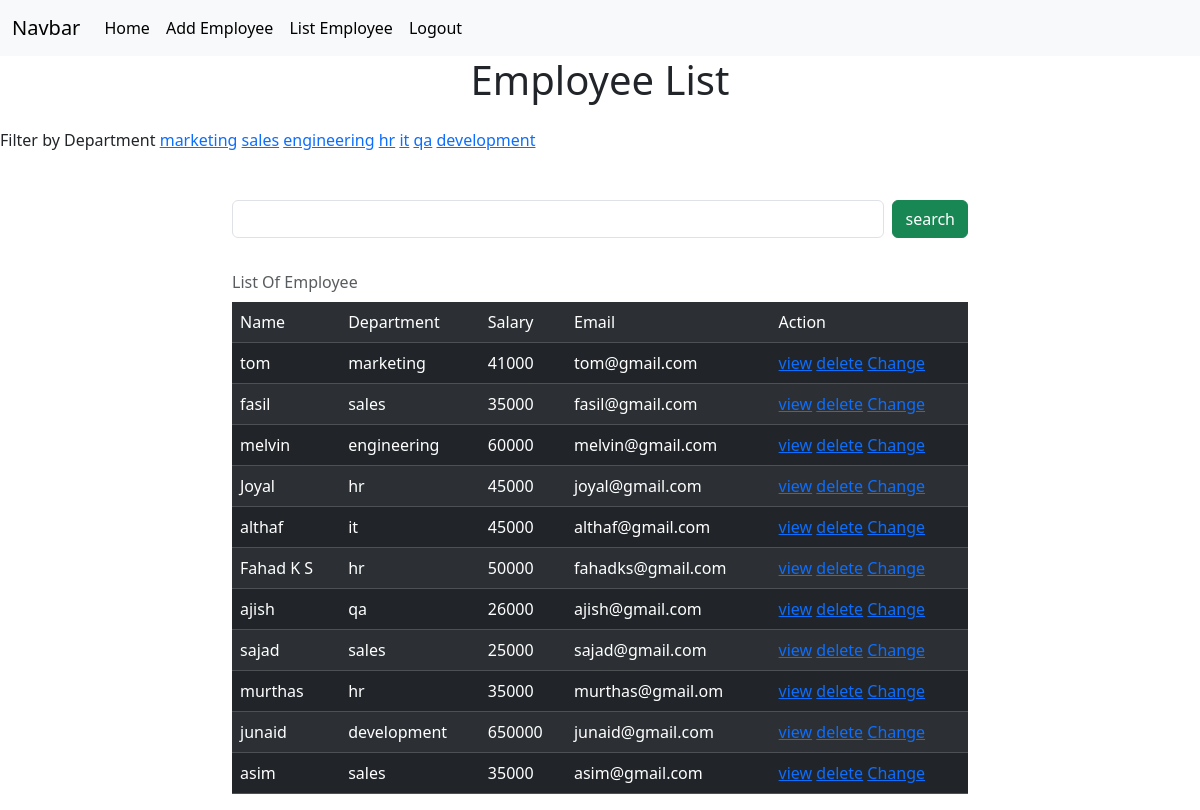
Before: /employees/all (signed in) with the older database file.
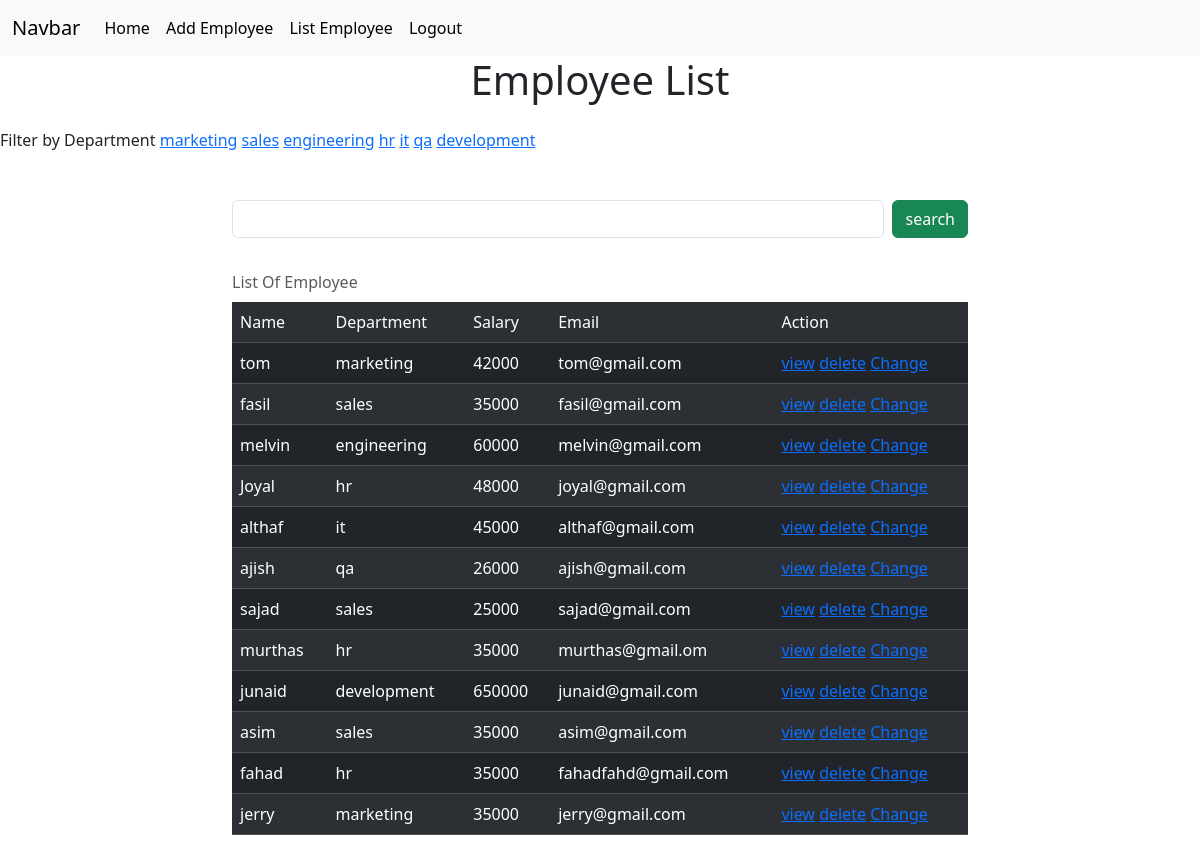
After: the same page with the newer database file.
### crm/models.py (models this page shows)
class Employees(models.Model):
    name=models.CharField(max_length=100)
    department=models.CharField(max_length=100)
    salary=models.PositiveIntegerField()
    email=models.EmailField(unique=True)
    age=models.PositiveIntegerField()
    contact=models.CharField(null=True,max_length=10,)
    profile_pic=models.ImageField(upload_to="images",null=True,blank=True) #{null used for databse},{blankis for form}
    dob=models.DateField(null=True,blank=True)
    def __str__(self):
        return self.name   # for the object string representation

### crm/views.py (the view, shortened to what this page needs)
# urls.py: path('employees/all',views.EmployeeListView.as_view(),name="emp-all"),
@method_decorator(signin_required,name="dispatch")
class EmployeeListView(View):
    def get(self,request,*args,**kwargs):
            qs=Employees.objects.all()
            departments=Employees.objects.all().values_list("department",flat=True).distinct()
            print(departments)
            if "department" in request.GET:
                dept=request.GET.get("department")
                qs=qs.filter(department__iexact=dept)
            return render(request,"emp_list.html",{"data":qs,"departments":departments})

### crm/views.py (called while the page is built)
def signin_required(fn):
    def wrapper(request,*args,**kwargs):
        if not request.user.is_authenticated:
            messages.error(request,"Invalid Session")
            return redirect("signin")
        else:
            return fn(request,*args,**kwargs)
    return wrapper

### crm/templates/emp_list.html (shortened to what this page needs)
{%extends 'base.html'%}
{%block body_block%}
<h1 class="text-center mb-4">Employee List</h1>
<div>
    Filter by Department
    {%for dep in departments%}
        <a href="{%url 'emp-all'%}?department={{dep}}">{{dep}}</a>
    {%endfor%}
</div>
<div class="container mt-5">
    <div class="row">
        <div class="col-2"></div>
        <div class="col-8">
            <form action="" method="post">
                <div class="d-flex">
                    <input type="text" name="box" class="form-control me-2">
                    <button type="submit" class="btn btn-success">search</button>
                </div>
            </form>
        </div>
        <div class="col-2"></div>
    </div>
</div>
<div class="container mt-4">
    <div class="row">
        <div class="col-2"></div>
        <div class="col-8">
            <table class="table table-dark table-striped caption-top">
                <caption>List Of Employee   </caption>
                <tr>
                    <td>Name</td>
                    <td>Department</td>
                    <td>Salary</td>
                    <td>Email</td>
                    <td>Action</td>
                </tr>
                {%for emp in data%}
                <tr>
                    <td>{{emp.name}}</td>
                    <td>{{emp.department}}</td>
                    <td>{{emp.salary}}</td>
                    <td>{{emp.email}}</td>
                    <td>
                        <a href="{%url 'emp-details' emp.id%}">view</a>
                        <a href="{%url 'emp-delete' emp.id%}">delete</a>
                        <a href="{%url 'emp-edit' emp.id%}">Change</a>
                    </td>
                </tr>
                {%endfor%}
            </table>
        </div>
        <div class="col-2"></div>
    </div>
</div>
{%endblock%}

### crm/templates/base.html (shortened to what this page needs)
<!DOCTYPE html>
<html lang="en">
<head>
    <link href="https://cdn.jsdelivr.net/npm/bootstrap@5.3.3/dist/css/bootstrap.min.css" rel="stylesheet">
</head>
<body>
    <nav class="navbar navbar-expand-lg bg-body-tertiary">
        <div class="container-fluid">
          <a class="navbar-brand" href="#">Navbar</a>
          <div class="collapse navbar-collapse" id="navbarSupportedContent">
            <ul class="navbar-nav me-auto mb-2 mb-lg-0">
              <li class="nav-item">
                <a class="nav-link active" aria-current="page" href="#">Home</a>
              </li>
              <li class="nav-item">
                <a class="nav-link active" aria-current="page" href="{%url 'emp-add'%}">Add Employee</a>
              </li>
              <li class="nav-item">
                <a class="nav-link active" aria-current="page" href="{%url 'emp-all'%}">List Employee</a>
              </li>
              <li class="nav-item">
                <a class="nav-link active" aria-current="page" href="{%url 'logout'%}">Logout</a>
              </li>
            </ul>
          </div>
        </div>
      </nav>
{%block body_block %}
{%endblock%}
</body>
</html>

Changed rows visible on the page:
removed Employees: name "Fahad K S", department "hr", salary "50000", email "fahadks@gmail.com"
changed Employees "tom": salary "41000" → "42000"
changed Employees "Joyal": salary "45000" → "48000"
added Employees: name "fahad", department "hr", salary "35000", email "fahadfahd@gmail.com"
added Employees: name "jerry", department "marketing", salary "35000", email "jerry@gmail.com"
